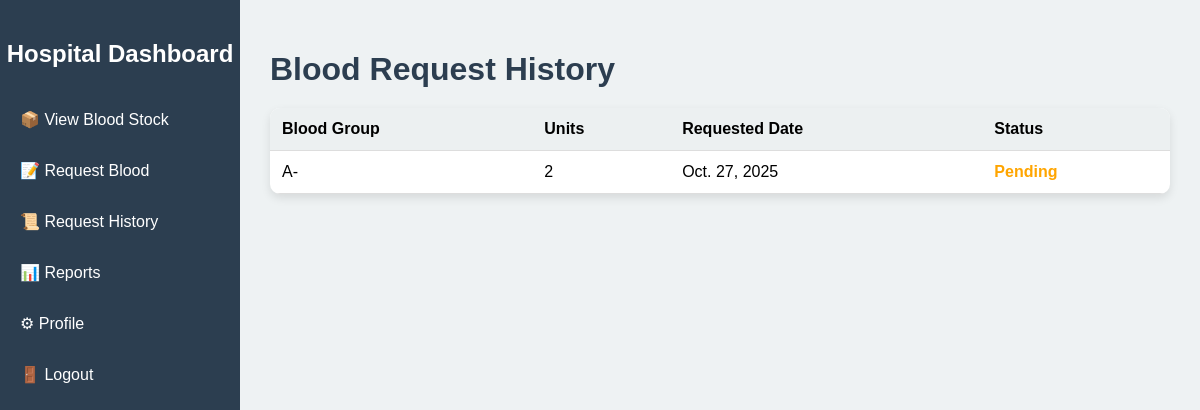
Page /request_history/ (signed in) on the earlier database version.
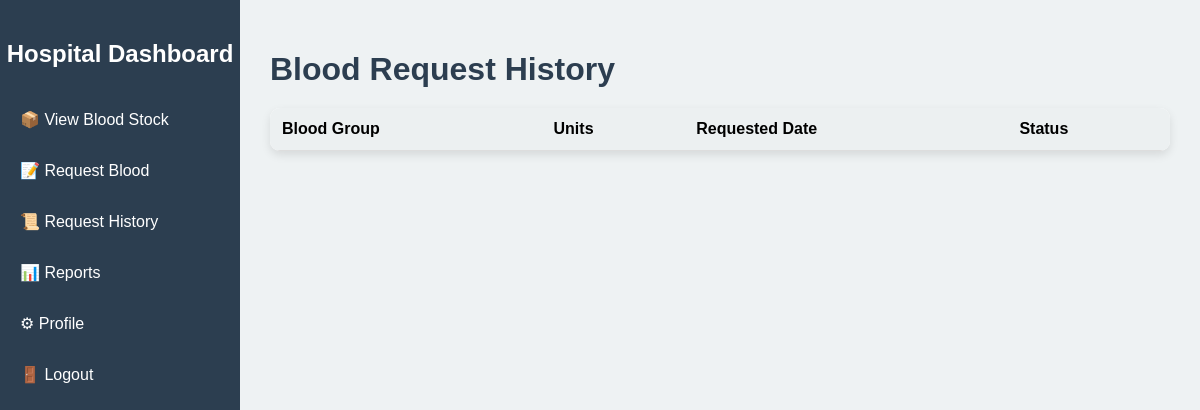
Same page on the later database version.
### Blood_Bank/models.py (models this page shows, shortened)
class Hospital_Request(models.Model):
    hospital = models.ForeignKey(Hospital,on_delete=models.CASCADE)
    Blood_group = models.CharField(null=False,blank=False)
    unit = models.PositiveIntegerField(null=True,blank=True)
    date = models.DateField(null=True,blank=True)
    urgent = models.BooleanField(default=False)
    STATUS_CHOICES = (
        ('requested', 'Requested'),
        ('approved', 'Approved'),
        ('rejected', 'Rejected'),
    )
    status = models.CharField(max_length=10, choices=STATUS_CHOICES, default='requested')

### Blood_Bank/views.py (the view)
# urls.py: path('request_history/',views.request_history,name='request_history'),
def request_history(request):
    profile = request.user.profile
    hospital = get_object_or_404(Hospital, profile=profile)
    request_history = Hospital_Request.objects.filter(hospital=hospital)
    return render(request, 'hospital_dashboard/request_history.html', {
        'hospital': hospital,
        'request_history': request_history
    })

### Blood_Bank/templates/hospital_dashboard/request_history.html (shortened to what this page needs)
{% load static %}
<!DOCTYPE html>
<html lang="en">
<head>
    <link rel="stylesheet" href="{% static 'css/hospital_dashboard/request_history.css' %}">
</head>
<body>
    <div class="container">
        <aside class="sidebar">
            <h2>Hospital Dashboard</h2>
            <ul>
                <li><a href="{% url 'hospitaldashboard' %}">📦 View Blood Stock</a></li>
                <li><a href="{% url 'request_blood_hospital' %}">📝 Request Blood</a></li>
                <li><a href="{% url 'request_history' %}">📜 Request History</a></li>
                <li><a href="{% url 'hospital_reports' %}">📊 Reports</a></li>
                <li><a href="{% url 'profile_update' hospital.id %}">⚙ Profile</a></li>
                <li><a href="{% url 'home' %}">🚪 Logout</a></li>
            </ul>
        </aside>
        <main class="main-content">
            <h1>Blood Request History</h1>
            <table class="history-table">
                <thead>
                    <tr>
                        <th>Blood Group</th>
                        <th>Units</th>
                        <th>Requested Date</th>
                        <th>Status</th>
                    </tr>
                </thead>
                <tbody>
                     {% for r in request_history %}
                        <tr>
                            <td>{{r.Blood_group}}</td>
                            <td>{{r.unit}}</td>
                            <td>{{r.date}}</td>
                            <td class="pending">Pending</td>
                        </tr>
                    {% endfor %}
                </tbody>
            </table>
        </main>
    </div>
</body>
</html>

Differences in the rows shown:
removed Hospital_Request: Blood_group "A-", unit "2", date "Oct. 27, 2025"
